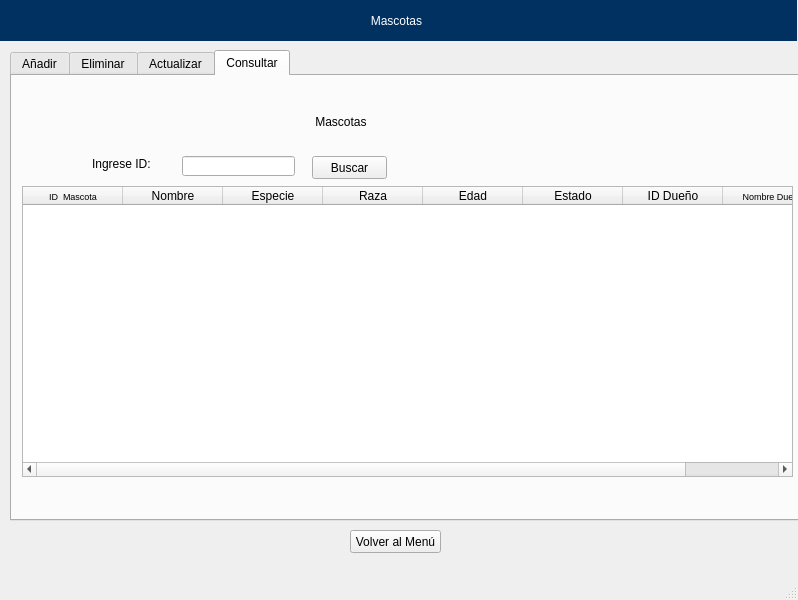
<?xml version="1.0" encoding="UTF-8"?>
<ui version="4.0">
 <class>MainWindow</class>
 <widget class="QMainWindow" name="MainWindow">
  <property name="geometry">
   <rect>
    <x>0</x>
    <y>0</y>
    <width>798</width>
    <height>600</height>
   </rect>
  </property>
  <property name="windowTitle">
   <string>MainWindow</string>
  </property>
  <widget class="QWidget" name="centralwidget">
   <widget class="QTabWidget" name="tabWidget">
    <property name="geometry">
     <rect>
      <x>10</x>
      <y>50</y>
      <width>811</width>
      <height>471</height>
     </rect>
    </property>
    <property name="minimumSize">
     <size>
      <width>771</width>
      <height>0</height>
     </size>
    </property>
    <property name="currentIndex">
     <number>3</number>
    </property>
    <widget class="QWidget" name="tabWidgetPage1">
     <attribute name="title">
      <string>Añadir</string>
     </attribute>
     <widget class="QLabel" name="label_2">
      <property name="geometry">
       <rect>
        <x>220</x>
        <y>10</y>
        <width>471</width>
        <height>61</height>
       </rect>
      </property>
      <property name="styleSheet">
       <string notr="true">font: 75 36pt &quot;Comic Sans&quot;;</string>
      </property>
      <property name="text">
       <string>Agregar Mascota</string>
      </property>
     </widget>
     <widget class="QPushButton" name="btnAgregaA">
      <property name="geometry">
       <rect>
        <x>350</x>
        <y>380</y>
        <width>75</width>
        <height>23</height>
       </rect>
      </property>
      <property name="text">
       <string>Añadir</string>
      </property>
     </widget>
     <widget class="QWidget" name="layoutWidget">
      <property name="geometry">
       <rect>
        <x>230</x>
        <y>110</y>
        <width>331</width>
        <height>231</height>
       </rect>
      </property>
      <layout class="QGridLayout" name="gridLayout_3">
       <item row="3" column="0">
        <widget class="QLabel" name="label_7">
         <property name="text">
          <string>Edad:</string>
         </property>
        </widget>
       </item>
       <item row="0" column="0">
        <widget class="QLabel" name="label_3">
         <property name="text">
          <string>Nombre:</string>
         </property>
        </widget>
       </item>
       <item row="1" column="0">
        <widget class="QLabel" name="label_5">
         <property name="text">
          <string>Especie:</string>
         </property>
        </widget>
       </item>
       <item row="2" column="0">
        <widget class="QLabel" name="label_4">
         <property name="text">
          <string>Raza:</string>
         </property>
        </widget>
       </item>
       <item row="2" column="1">
        <widget class="QLineEdit" name="txtRaza"/>
       </item>
       <item row="1" column="1">
        <widget class="QLineEdit" name="txtEspecie"/>
       </item>
       <item row="0" column="1">
        <widget class="QLineEdit" name="txtNombre"/>
       </item>
       <item row="3" column="1">
        <widget class="QLineEdit" name="txtEdad"/>
       </item>
       <item row="4" column="0">
        <widget class="QLabel" name="label_19">
         <property name="text">
          <string>Estado:</string>
         </property>
        </widget>
       </item>
       <item row="5" column="0">
        <widget class="QLabel" name="label_20">
         <property name="text">
          <string>Dueño:</string>
         </property>
        </widget>
       </item>
       <item row="4" column="1">
        <layout class="QGridLayout" name="gridLayout">
         <item row="0" column="0">
          <widget class="QRadioButton" name="rdbAlta">
           <property name="text">
            <string>Alta</string>
           </property>
          </widget>
         </item>
         <item row="0" column="1">
          <widget class="QRadioButton" name="rdbRecuperacion">
           <property name="text">
            <string>Recuperación</string>
           </property>
          </widget>
         </item>
         <item row="1" column="1">
          <widget class="QRadioButton" name="rdbCritico">
           <property name="text">
            <string>Crítico</string>
           </property>
          </widget>
         </item>
         <item row="1" column="0">
          <widget class="QRadioButton" name="rdbTratamiento">
           <property name="text">
            <string>Tratamiento</string>
           </property>
          </widget>
         </item>
        </layout>
       </item>
       <item row="5" column="1">
        <widget class="QComboBox" name="cbxDuenio"/>
       </item>
      </layout>
     </widget>
    </widget>
    <widget class="QWidget" name="tabWidgetPage2">
     <attribute name="title">
      <string>Eliminar</string>
     </attribute>
     <widget class="QSplitter" name="splitter">
      <property name="geometry">
       <rect>
        <x>280</x>
        <y>140</y>
        <width>156</width>
        <height>35</height>
       </rect>
      </property>
      <property name="orientation">
       <enum>Qt::Vertical</enum>
      </property>
     </widget>
     <widget class="QPushButton" name="btnEliminaE">
      <property name="geometry">
       <rect>
        <x>470</x>
        <y>410</y>
        <width>75</width>
        <height>23</height>
       </rect>
      </property>
      <property name="text">
       <string>Eliminar</string>
      </property>
     </widget>
     <widget class="QLabel" name="label_9">
      <property name="geometry">
       <rect>
        <x>210</x>
        <y>10</y>
        <width>481</width>
        <height>71</height>
       </rect>
      </property>
      <property name="styleSheet">
       <string notr="true">font: 75 36pt &quot;Comic Sans&quot;;</string>
      </property>
      <property name="text">
       <string>Eliminar Mascota</string>
      </property>
     </widget>
     <widget class="QTableWidget" name="tblEliminar">
      <property name="geometry">
       <rect>
        <x>0</x>
        <y>90</y>
        <width>801</width>
        <height>301</height>
       </rect>
      </property>
      <property name="editTriggers">
       <set>QAbstractItemView::NoEditTriggers</set>
      </property>
      <column>
       <property name="text">
        <string>ID  Mascota</string>
       </property>
       <property name="font">
        <font>
         <pointsize>7</pointsize>
        </font>
       </property>
      </column>
      <column>
       <property name="text">
        <string>Nombre</string>
       </property>
      </column>
      <column>
       <property name="text">
        <string>Especie</string>
       </property>
      </column>
      <column>
       <property name="text">
        <string>Raza</string>
       </property>
      </column>
      <column>
       <property name="text">
        <string>Edad</string>
       </property>
      </column>
      <column>
       <property name="text">
        <string>Estado</string>
       </property>
      </column>
      <column>
       <property name="text">
        <string>ID Dueño</string>
       </property>
      </column>
      <column>
       <property name="text">
        <string>Nombre Dueño</string>
       </property>
       <property name="font">
        <font>
         <pointsize>7</pointsize>
        </font>
       </property>
      </column>
     </widget>
     <widget class="QLabel" name="label_17">
      <property name="geometry">
       <rect>
        <x>210</x>
        <y>410</y>
        <width>111</width>
        <height>20</height>
       </rect>
      </property>
      <property name="text">
       <string>Ingrese ID a eliminar:</string>
      </property>
     </widget>
     <widget class="QLineEdit" name="txtIDEliminar">
      <property name="geometry">
       <rect>
        <x>330</x>
        <y>410</y>
        <width>113</width>
        <height>20</height>
       </rect>
      </property>
     </widget>
    </widget>
    <widget class="QWidget" name="tabWidgetPage3">
     <attribute name="title">
      <string>Actualizar</string>
     </attribute>
     <widget class="QLabel" name="label_10">
      <property name="geometry">
       <rect>
        <x>270</x>
        <y>70</y>
        <width>191</width>
        <height>16</height>
       </rect>
      </property>
      <property name="text">
       <string>Ingrese ID de la  mascota actualizar</string>
      </property>
     </widget>
     <widget class="QLabel" name="label_11">
      <property name="geometry">
       <rect>
        <x>160</x>
        <y>10</y>
        <width>551</width>
        <height>51</height>
       </rect>
      </property>
      <property name="styleSheet">
       <string notr="true">font: 75 36pt &quot;Comic Sans&quot;;</string>
      </property>
      <property name="text">
       <string>Actualizar  Mascota</string>
      </property>
     </widget>
     <widget class="QLineEdit" name="txtIDMascUp">
      <property name="geometry">
       <rect>
        <x>290</x>
        <y>100</y>
        <width>113</width>
        <height>20</height>
       </rect>
      </property>
     </widget>
     <widget class="QPushButton" name="btnBuscarUp">
      <property name="geometry">
       <rect>
        <x>430</x>
        <y>100</y>
        <width>75</width>
        <height>23</height>
       </rect>
      </property>
      <property name="text">
       <string>Buscar</string>
      </property>
     </widget>
     <widget class="QLabel" name="label_12">
      <property name="geometry">
       <rect>
        <x>260</x>
        <y>100</y>
        <width>21</width>
        <height>21</height>
       </rect>
      </property>
      <property name="text">
       <string>ID</string>
      </property>
     </widget>
     <widget class="QPushButton" name="btnActualizar">
      <property name="geometry">
       <rect>
        <x>330</x>
        <y>350</y>
        <width>75</width>
        <height>23</height>
       </rect>
      </property>
      <property name="text">
       <string>Actualizar</string>
      </property>
     </widget>
     <widget class="QWidget" name="layoutWidget_2">
      <property name="geometry">
       <rect>
        <x>220</x>
        <y>150</y>
        <width>311</width>
        <height>174</height>
       </rect>
      </property>
      <layout class="QGridLayout" name="gridLayout_4">
       <item row="0" column="0">
        <widget class="QLabel" name="label_15">
         <property name="text">
          <string>Nombre:</string>
         </property>
        </widget>
       </item>
       <item row="0" column="1">
        <widget class="QLineEdit" name="txtNombreUp"/>
       </item>
       <item row="1" column="0">
        <widget class="QLabel" name="label_14">
         <property name="text">
          <string>Especie:</string>
         </property>
        </widget>
       </item>
       <item row="1" column="1">
        <widget class="QLineEdit" name="txtEspecieUp"/>
       </item>
       <item row="2" column="0">
        <widget class="QLabel" name="label_16">
         <property name="text">
          <string>Raza:</string>
         </property>
        </widget>
       </item>
       <item row="2" column="1">
        <widget class="QLineEdit" name="txtRazaUp"/>
       </item>
       <item row="3" column="0">
        <widget class="QLabel" name="label_8">
         <property name="text">
          <string>Edad:</string>
         </property>
        </widget>
       </item>
       <item row="3" column="1">
        <widget class="QLineEdit" name="txtEdadUp"/>
       </item>
       <item row="4" column="0">
        <widget class="QLabel" name="label_21">
         <property name="text">
          <string>Estado:</string>
         </property>
        </widget>
       </item>
       <item row="4" column="1">
        <layout class="QGridLayout" name="gridLayout_2">
         <item row="0" column="0">
          <widget class="QRadioButton" name="rdbAltaUp">
           <property name="text">
            <string>Alta</string>
           </property>
          </widget>
         </item>
         <item row="0" column="1">
          <widget class="QRadioButton" name="rdbRecuperacionUp">
           <property name="text">
            <string>Recuperación</string>
           </property>
          </widget>
         </item>
         <item row="1" column="1">
          <widget class="QRadioButton" name="rdbCriticoUp">
           <property name="text">
            <string>Crítico</string>
           </property>
          </widget>
         </item>
         <item row="1" column="0">
          <widget class="QRadioButton" name="rdbTratamientoUp">
           <property name="text">
            <string>Tratamiento</string>
           </property>
          </widget>
         </item>
        </layout>
       </item>
       <item row="5" column="0">
        <widget class="QLabel" name="label_22">
         <property name="text">
          <string>Dueño:</string>
         </property>
        </widget>
       </item>
       <item row="5" column="1">
        <widget class="QComboBox" name="cbxDuenioUp"/>
       </item>
      </layout>
     </widget>
    </widget>
    <widget class="QWidget" name="tabWidgetPage4">
     <attribute name="title">
      <string>Consultar</string>
     </attribute>
     <widget class="QLabel" name="label_13">
      <property name="geometry">
       <rect>
        <x>300</x>
        <y>10</y>
        <width>391</width>
        <height>71</height>
       </rect>
      </property>
      <property name="styleSheet">
       <string notr="true">font: 75 36pt &quot;Comic Sans&quot;;</string>
      </property>
      <property name="text">
       <string> Mascotas</string>
      </property>
     </widget>
     <widget class="QLineEdit" name="txtIDMascCon">
      <property name="geometry">
       <rect>
        <x>170</x>
        <y>80</y>
        <width>113</width>
        <height>20</height>
       </rect>
      </property>
     </widget>
     <widget class="QLabel" name="label_18">
      <property name="geometry">
       <rect>
        <x>80</x>
        <y>80</y>
        <width>71</width>
        <height>16</height>
       </rect>
      </property>
      <property name="text">
       <string>Ingrese ID:</string>
      </property>
     </widget>
     <widget class="QPushButton" name="btnBuscarCon">
      <property name="geometry">
       <rect>
        <x>300</x>
        <y>80</y>
        <width>75</width>
        <height>23</height>
       </rect>
      </property>
      <property name="text">
       <string>Buscar</string>
      </property>
     </widget>
     <widget class="QTableWidget" name="tblConsultar">
      <property name="geometry">
       <rect>
        <x>10</x>
        <y>110</y>
        <width>771</width>
        <height>291</height>
       </rect>
      </property>
      <property name="editTriggers">
       <set>QAbstractItemView::NoEditTriggers</set>
      </property>
      <column>
       <property name="text">
        <string>ID  Mascota</string>
       </property>
       <property name="font">
        <font>
         <pointsize>7</pointsize>
        </font>
       </property>
      </column>
      <column>
       <property name="text">
        <string>Nombre</string>
       </property>
      </column>
      <column>
       <property name="text">
        <string>Especie</string>
       </property>
      </column>
      <column>
       <property name="text">
        <string>Raza</string>
       </property>
      </column>
      <column>
       <property name="text">
        <string>Edad</string>
       </property>
      </column>
      <column>
       <property name="text">
        <string>Estado</string>
       </property>
      </column>
      <column>
       <property name="text">
        <string>ID Dueño</string>
       </property>
      </column>
      <column>
       <property name="text">
        <string>Nombre Dueño</string>
       </property>
       <property name="font">
        <font>
         <pointsize>7</pointsize>
        </font>
       </property>
      </column>
     </widget>
    </widget>
   </widget>
   <widget class="QWidget" name="verticalLayoutWidget">
    <property name="geometry">
     <rect>
      <x>-4</x>
      <y>0</y>
      <width>801</width>
      <height>41</height>
     </rect>
    </property>
    <layout class="QVBoxLayout" name="verticalLayout">
     <item>
      <widget class="QLabel" name="label">
       <property name="styleSheet">
        <string notr="true">background-color:rgb(0, 49, 97);
font: 75 16pt &quot;Verdana&quot;;
color: white;</string>
       </property>
       <property name="text">
        <string>Mascotas</string>
       </property>
       <property name="alignment">
        <set>Qt::AlignCenter</set>
       </property>
       <property name="wordWrap">
        <bool>false</bool>
       </property>
      </widget>
     </item>
    </layout>
   </widget>
   <widget class="QPushButton" name="btnRegresar">
    <property name="geometry">
     <rect>
      <x>350</x>
      <y>530</y>
      <width>91</width>
      <height>23</height>
     </rect>
    </property>
    <property name="text">
     <string>Volver al Menú</string>
    </property>
   </widget>
  </widget>
  <widget class="QMenuBar" name="menubar">
   <property name="geometry">
    <rect>
     <x>0</x>
     <y>0</y>
     <width>798</width>
     <height>21</height>
    </rect>
   </property>
  </widget>
  <widget class="QStatusBar" name="statusbar"/>
 </widget>
 <resources/>
 <connections/>
</ui>
